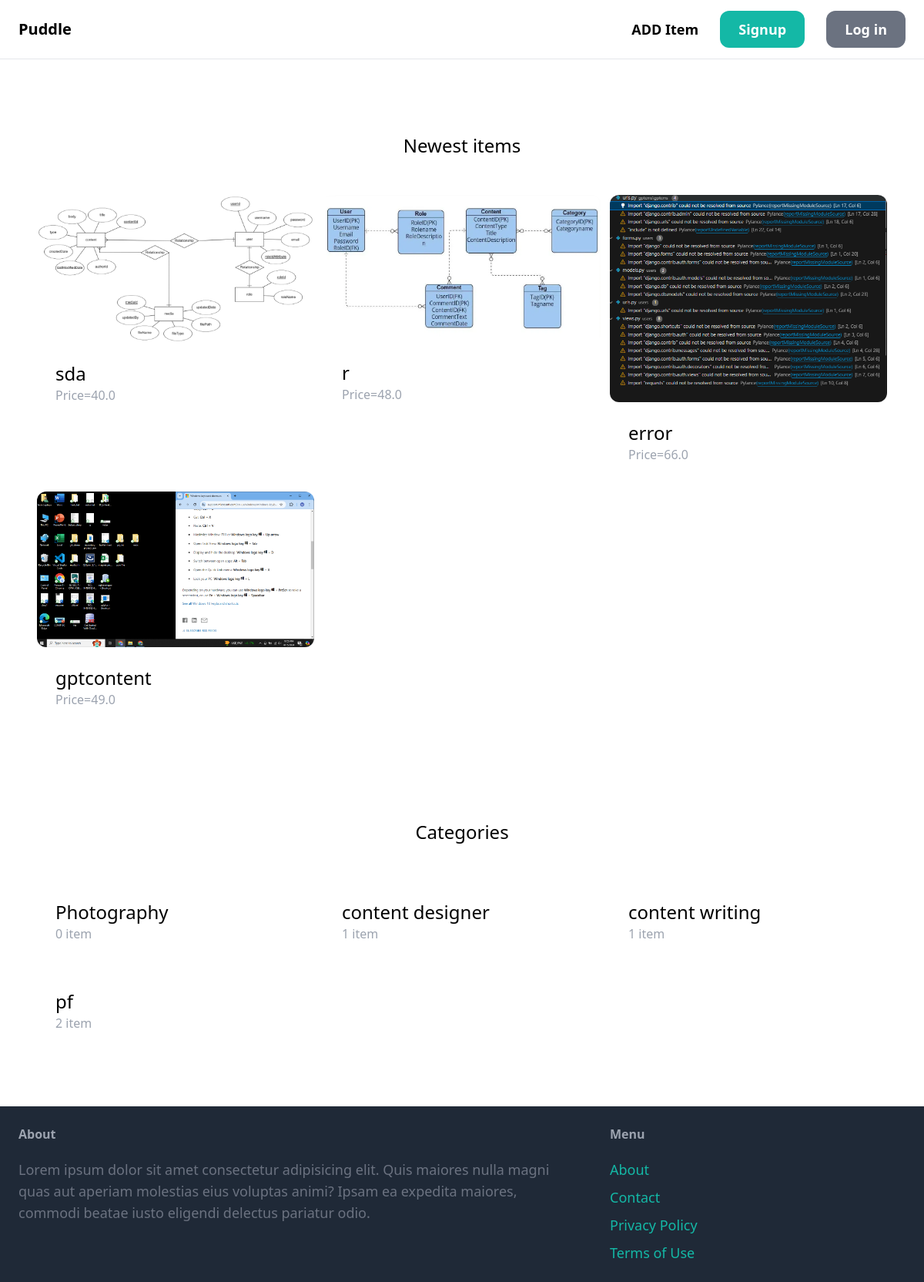
The app's page /, older data.
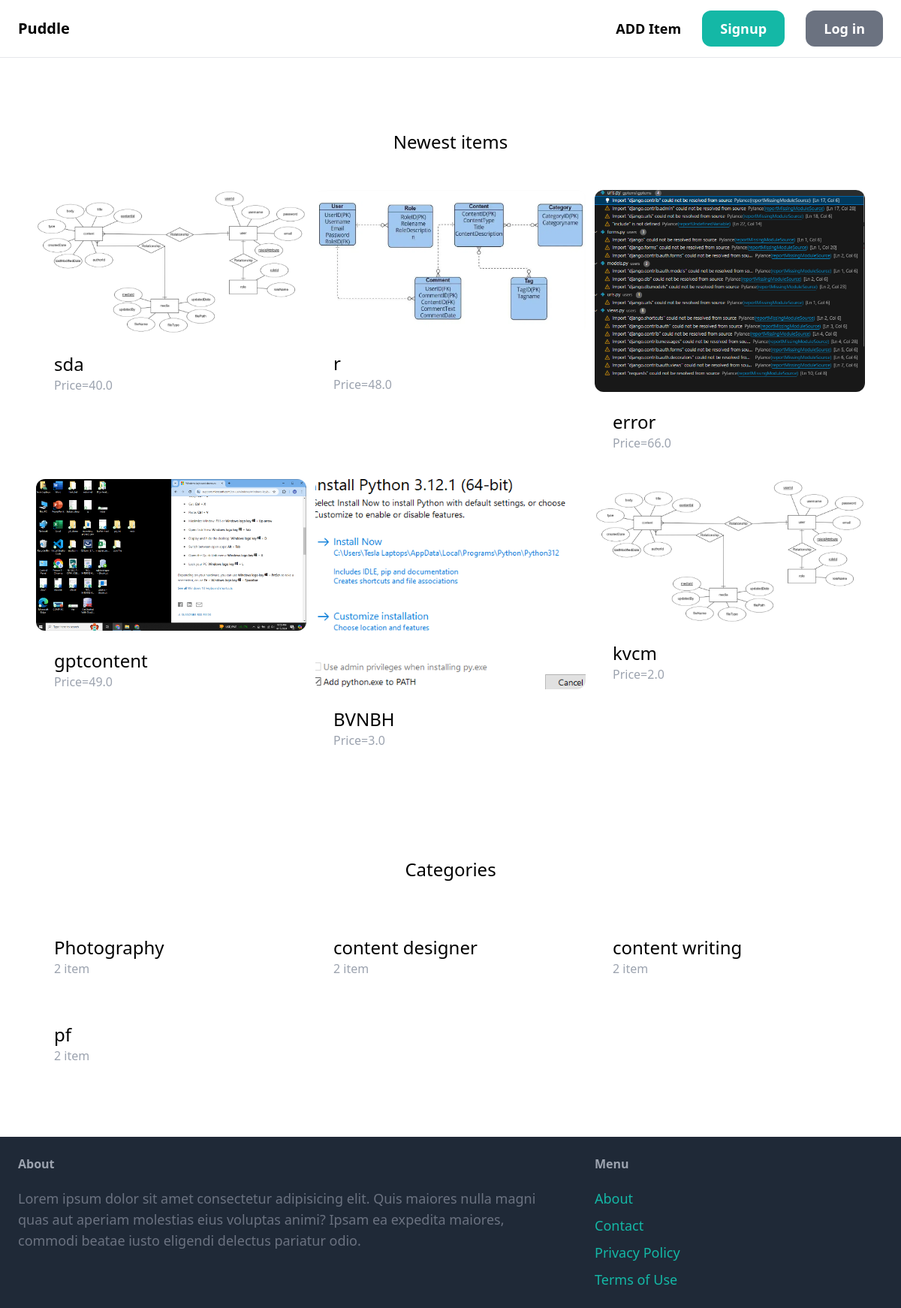
The same page, newer data.
### item/models.py (models this page shows, shortened)
class Item(models.Model):
    category = models.ForeignKey(Category, related_name='items',on_delete=models.CASCADE)
    name = models.CharField(max_length=255)
    description = models.TextField(blank=True, null=True)
    price = models.FloatField()
    is_sold = models.BooleanField(default=False)
    created_at = models.DateTimeField(auto_now_add=True)
    created_by = models.ForeignKey(User, related_name='items', on_delete = models.CASCADE)
    image = models.ImageField(upload_to='item_images',blank=True,null=True)

class Category(models.Model):
    name = models.CharField(max_length=255)
    class Meta:
        ordering = ('name',)
        verbose_name_plural = 'Categories'

### core/views.py (the view)
# urls.py: path('', views.index, name='index'),
def index(request):
    items = Item.objects.filter(is_sold=False)[0:6]
    categories=Category.objects.all()
    return render(request, 'core/index.html', {
        'categories':categories,
        'items':items,})

### core/templates/core/index.html (shortened to what this page needs)
{% extends 'core/base.html' %}
{% block content %}
<div class="mt-6 px-6 py-12 bg-gray-10 rounded-xl">
    <h2 class="mb-12 text-2xl text-center">Newest items</h2>
    <div class="grid grid-cols-3 gap-3">
    {% for item in items %}
    <div>
        <a href="{% url 'item:detail' item.id %}">
            <div>
                <img src="{{ item.image.url }}" class="rounded-xl" >
            </div>
            <div class="p-6 bg-white rounded-xl">
                <h2 class="text-2xl">{{ item.name }}</h2>
                <p class="text-gray-400">Price={{ item.price }}</p>
            </div>
        </a>
    </div>
    {% endfor %}
</div>
</div>
<div class="mt-6 px-6 py-12 bg-gray-10 rounded-xl">
    <h2 class="mb-12 text-2xl text-center">Categories</h2>
    <div class="grid grid-cols-3 gap-3">
        {% for Category in categories %}
        <div>
            <a href="#">
                <div class="p-6 bg-white rounded-xl">
                    <h2 class="text-2xl">{{Category.name }}</h2>
                    <p class="text-gray-400">{{Category.items.count }} item</p>
                </div>
            </a>
        </div>
        {% endfor %}
    </div>
</div>
{% endblock %}

Row changes from the older to the newer data that the page shows:
added Item: image (picture), name "BVNBH", price "3.0"
added Item: image (picture), name "kvcm", price "2.0"
computed for Category "Photography": items.count "0" → "2"
computed for Category "content designer": items.count "1" → "2"
computed for Category "content writing": items.count "1" → "2"
